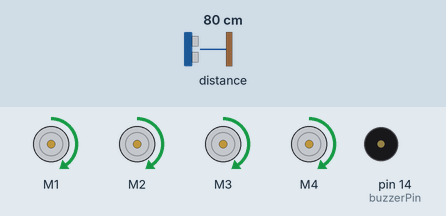
A sketch run on a simulated Arduino Mega 2560, built with avr-gcc and run on an emulated ATmega2560. On the bench: 4 × DC motor (green arrow = forward, orange = backward, longer = faster), buzzer (waves = sounding, pin HIGH). The test bench sets the inputs (shaded band); at power-on: distance to the obstacle 80 cm. What the sketch prints to the serial monitor is not drawn.

Above: at 1.2 s.
1.3 s: distance to the obstacle set to 11 cm
4.3 s: distance to the obstacle set to 8 cm
At 4.61 s:
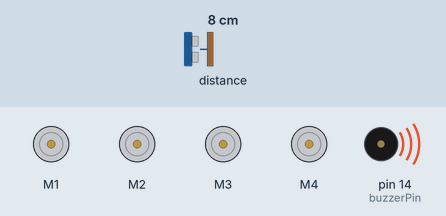
7.3 s: distance to the obstacle set to 18 cm
At 7.41 s:
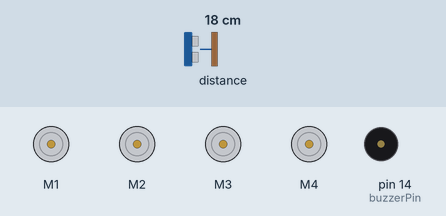
Timing chart, 0 to 10.3 s (numbered marks = the images above; inputs shaded):
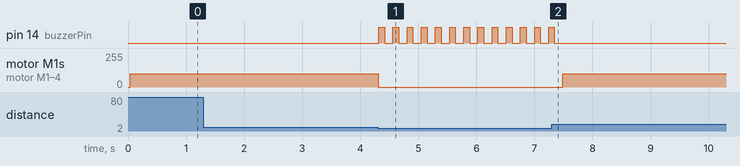

Measured:
- the behaviour switches between 10 and 9 cm on distance to the obstacle (found by bisection; images 0 and 1)
- after the input at 1.3 s, every drawn part: stays the same
- after the input at 4.3 s, pin 14 (buzzerPin): alternates HIGH for 0.10 s and LOW for 0.14 s, starting at once; motor M1–4: forward 100/255 → stopped at once
- after the input at 7.3 s, pin 14 (buzzerPin): goes on until 7.3 s, then stays LOW; motor M1–4: stopped → forward 100/255 after 0.19 s

The sketch:

code_for_single_sensor_with_buzzer.ino
```cpp
#include <Wire.h>
#include <Adafruit_VL53L0X.h>
#include <AFMotor.h>

// --- Sensors & Motors ---
Adafruit_VL53L0X lox = Adafruit_VL53L0X();

AF_DCMotor motor1(1);
AF_DCMotor motor2(2);
AF_DCMotor motor3(3);
AF_DCMotor motor4(4);

int baseSpeed = 100;
int buzzerPin = 14;  // Adjust to suit your motors (0–255)

void setup() {
  Serial.begin(9600);
  pinMode(buzzerPin, OUTPUT);
  Serial.println("VL53L0X + Motor Control Starting...");

  // Initialize sensor
  if (!lox.begin()) {
    Serial.println("Failed to detect VL53L0X sensor!");
    while (1);
  }

  // Initialize motors
  motor1.setSpeed(baseSpeed);
  motor2.setSpeed(baseSpeed);
  motor3.setSpeed(baseSpeed);
  motor4.setSpeed(baseSpeed);

  motor1.run(RELEASE);
  motor2.run(RELEASE);
  motor3.run(RELEASE);
  motor4.run(RELEASE);
}

void loop() {
  VL53L0X_RangingMeasurementData_t measure;
  lox.rangingTest(&measure, false);  // Perform distance measurement

  if (measure.RangeStatus != 4) {  // If valid measurement
    int distance = measure.RangeMilliMeter / 10;  // Convert mm → cm
    Serial.print("Distance: ");
    Serial.print(distance);
    Serial.println(" cm");

    if (distance < 10) {
      // Object too close — stop motors
      stopAllMotors();
      Serial.println("Object detected — Motors stopped!");
      digitalWrite(buzzerPin, HIGH);
      delay(100);
      digitalWrite(buzzerPin, LOW);
      delay(100);
    } else {
      // Safe distance — move forward
      moveForward();
      Serial.println("Path clear — Moving forward");
    }
  } else {
    Serial.println("Out of range");
  }

  delay(10); // update every 100 ms
}

// --- Motor Control Functions ---
void moveForward() {
  motor1.setSpeed(baseSpeed);
  motor2.setSpeed(baseSpeed);
  motor3.setSpeed(baseSpeed);
  motor4.setSpeed(baseSpeed);

  motor1.run(FORWARD);
  motor2.run(FORWARD);
  motor3.run(FORWARD);
  motor4.run(FORWARD);
}

void stopAllMotors() {
  motor1.run(RELEASE);
  motor2.run(RELEASE);
  motor3.run(RELEASE);
  motor4.run(RELEASE);
}
```
